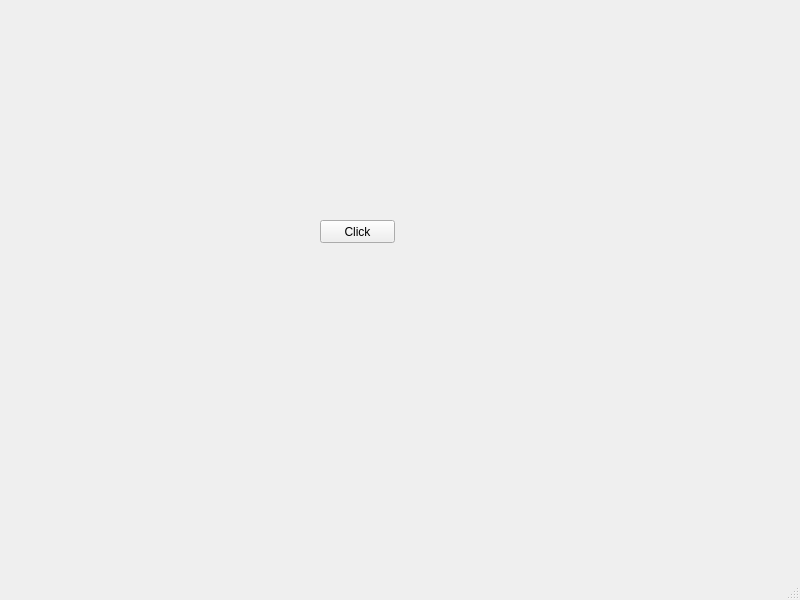
<?xml version="1.0" encoding="UTF-8"?>
<ui version="4.0">
 <class>MainWindow</class>
 <widget class="QMainWindow" name="MainWindow">
  <property name="geometry">
   <rect>
    <x>0</x>
    <y>0</y>
    <width>800</width>
    <height>600</height>
   </rect>
  </property>
  <property name="windowTitle">
   <string>MainWindow</string>
  </property>
  <widget class="QWidget" name="centralwidget">
   <widget class="QPushButton" name="click">
    <property name="geometry">
     <rect>
      <x>320</x>
      <y>220</y>
      <width>75</width>
      <height>23</height>
     </rect>
    </property>
    <property name="text">
     <string>Click</string>
    </property>
   </widget>
  </widget>
  <widget class="QMenuBar" name="menubar">
   <property name="geometry">
    <rect>
     <x>0</x>
     <y>0</y>
     <width>800</width>
     <height>21</height>
    </rect>
   </property>
  </widget>
  <widget class="QStatusBar" name="statusbar"/>
 </widget>
 <resources/>
 <connections/>
</ui>
